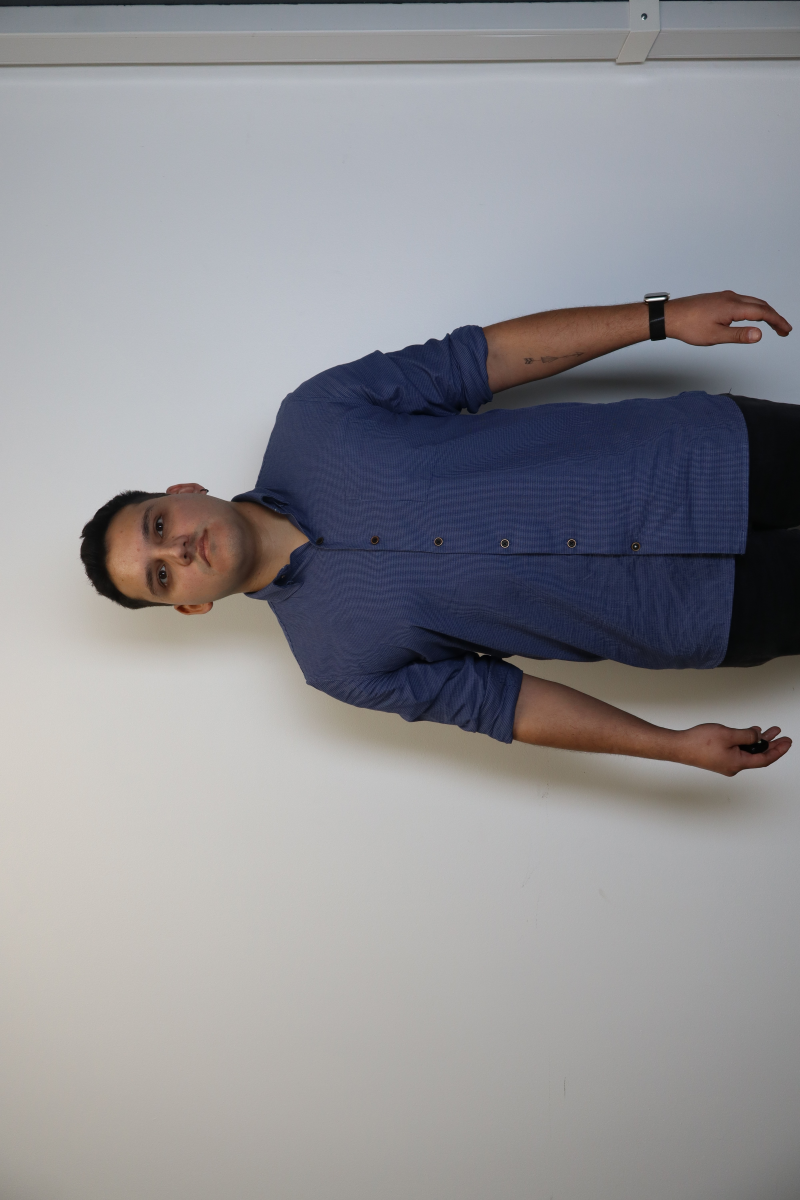
#> input picture input/original_volteado/0002.jpg, 4000 x 6000 px, found by its file name (shown at 1/5 size)
$ python stitching3.py --input input/original_volteado/0002.jpg --output out.png
#> lines starting #> are read from the running program, lines starting #| are printed output that depends on the picture
import cv2
import os
import imutils
import numpy as np
import argparse

class Stitcher:
    def __init__(self):
        self.isv3 = imutils.is_cv3(or_better=True)

    def stitch(self, images, ratio=0.75, reprojThresh=5.0, showMatches=False, minKeypoints=4):
        (imageB, imageA) = images
        (kpsA, featuresA) = self.detectAndDescribe(imageA)
        (kpsB, featuresB) = self.detectAndDescribe(imageB)

        heightA, widthA = imageA.shape[:2]
        heightB, widthB = imageB.shape[:2]
        centerA_x = widthA // 2
        centerB_x = widthB // 2
        valid_indices_A = []
        valid_indices_B = []

        for i, kp in enumerate(kpsA):
            x = kp[0]
            if centerA_x - 2000 <= x <= centerA_x + 2000:
                valid_indices_A.append(i)
        for i, kp in enumerate(kpsB):
            x = kp[0]
            if centerB_x - 2000 <= x <= centerB_x + 2000:
                valid_indices_B.append(i)

        self.kpsA = kpsA[valid_indices_A]
        self.featuresA = featuresA[valid_indices_A]
        self.kpsB = kpsB[valid_indices_B]
        self.featuresB = featuresB[valid_indices_B]

        if len(self.kpsA) < minKeypoints or len(kpsB) < minKeypoints:
            print("No se detectaron suficientes puntos clave.")
            return None

        #Encontrar puntos de interes
        M = self.matchKeypoints(self.kpsA, self.kpsB, self.featuresA, self.featuresB, ratio, reprojThresh)
        if M is None:
            print("No se encontraron suficientes coincidencias para unir las imágenes.")
            return None
        (matches, H, status) = M
        result_width  = max(widthA + widthB, widthA * 2)
        result_height = max(heightA + heightB, heightA * 2)
        result = cv2.warpPerspective(imageA, H, (result_width, result_height))
        # if H.shape == (2, 3):  #transformación afín
        #     result = cv2.warpAffine(imageA, H, (result_width, result_height))
        # else:  #homografía
        #     result = cv2.warpPerspective(imageA, H, (result_width, result_height))

        y_offset, x_offset = heightB, widthB
        result[0:y_offset, 0:x_offset] = imageB
        gray = cv2.cvtColor(result, cv2.COLOR_BGR2GRAY)
        _, thresh = cv2.threshold(gray, 1, 255, cv2.THRESH_BINARY)
        contours, _ = cv2.findContours(thresh, cv2.RETR_EXTERNAL, cv2.CHAIN_APPROX_SIMPLE)
        x, y, w, h = cv2.boundingRect(contours[0])
        result = result[y:y+h, x:x+w]

        if showMatches:
            vis = self.drawMatches(imageA, imageB, self.kpsA, kpsB, matches, status)
            return (result, vis)
        return result


    # [12 lines of commented-out code are left out]

    def detectAndDescribe(self, image):
        gray = cv2.cvtColor(image, cv2.COLOR_BGR2GRAY)
        descriptor = cv2.ORB_create(nfeatures=2000)
        kps, features = descriptor.detectAndCompute(gray, None)
        kps = np.float32([kp.pt for kp in kps])
        return (kps, features)

    # [6 lines left out: function detectAndDescribe2, not called in this run]

    def matchKeypoints(self, kpsA, kpsB, featuresA, featuresB, ratio, reprojThresh):
        matcher = cv2.DescriptorMatcher_create("BruteForce")
        rawMatches = matcher.knnMatch(featuresA, featuresB, 2)
        matches = []
        for m in rawMatches:
            if len(m) == 2 and m[0].distance < m[1].distance * ratio:
                matches.append((m[0].trainIdx, m[0].queryIdx))

        if len(matches) > 4:
            ptsA = np.float32([kpsA[i] for (_, i) in matches])
            ptsB = np.float32([kpsB[i] for (i, _) in matches])
            (H, status) = cv2.findHomography(ptsA, ptsB, cv2.RANSAC, reprojThresh)
            return (matches, H, status)
        return None

    # [22 lines left out: functions matchKeypoints2, drawMatches, not called in this run]

def load_and_resize_images(folder, new_width):
    images = []
    filenames = ["0002.jpg", "0003.jpg", "0004.jpg"]
    #filenames = ["0001.jpg", "0002.jpg", "0003.jpg"]
    for filename in filenames:
        filepath = os.path.join(folder, filename)
        img = cv2.imread(filepath)
        if img is None:
            print(f"Error al cargar la imagen: {filename}. Saltando.")
            continue
        new_size = (new_width, int(img.shape[0] * new_width / img.shape[1]))
        img = cv2.resize(img, new_size, interpolation=cv2.INTER_AREA)
        images.append(img)
    return images

# [16 lines left out: function crop_black_borders, not called in this run]

def main():
    parser = argparse.ArgumentParser(description="Unir imágenes utilizando stitching.")
    parser.add_argument("--input", type=str, required=True, help="Ruta de la carpeta de entrada.")
    parser.add_argument("--output", type=str, required=True, help="Ruta de la carpeta de salida.")
    args = parser.parse_args()

    folder = args.input
    output_folder = args.output
    new_width = 1024
    print(f"Directorio de entrada: {folder}")
    print(f"Directorio de salida: {output_folder}")
    images = load_and_resize_images(folder, new_width)
#> in load_and_resize_images, img is the input picture: shape (6000, 4000, 3); mean B, G, R 148, 144.2, 144.7
#> pass 3 of the loop in load_and_resize_images, `for filename in filenames:`:
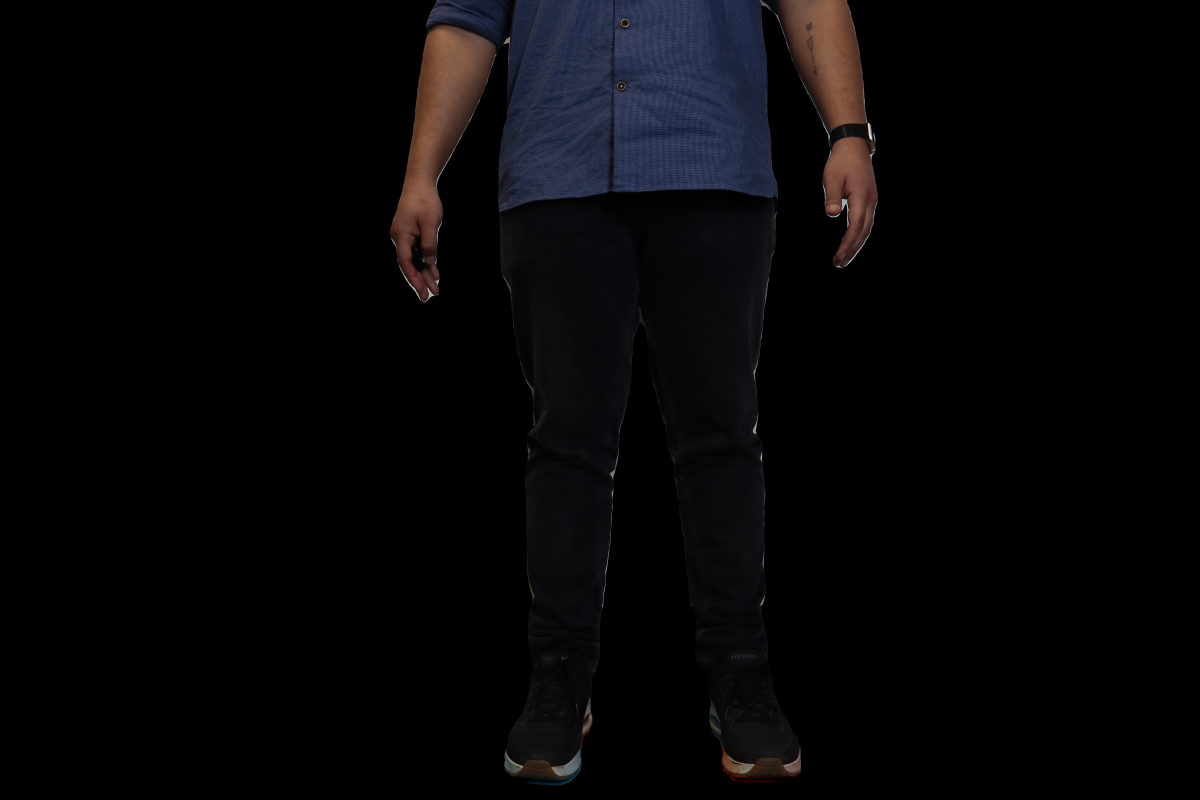
#> input picture input/147_yolo/1/0004.jpg, 6000 x 4000 px, found by its file name (shown at 1/5 size)
#> in load_and_resize_images, img is the input picture: shape (4000, 6000, 3); mean B, G, R 7.1, 5.8, 6.4
#> in load_and_resize_images, `img = cv2.resize(img, new_size, interpolation=cv2.INTER_AREA)`:
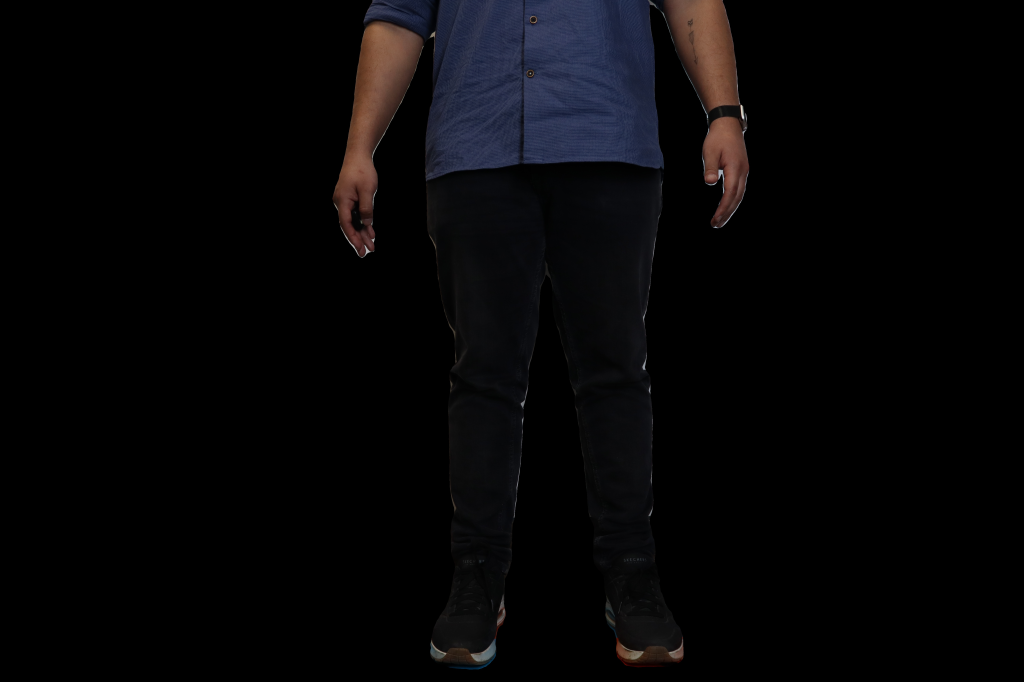
#> img: shape (682, 1024, 3); mean B, G, R 7.1, 5.8, 6.4
#> images = 3 items
    if len(images) < 2:
        print("No hay suficientes imagenes para unir. Saliendo.")
        return
    stitcher = Stitcher()
    (result12, vis12) = stitcher.stitch([images[1], images[2]], showMatches=True)
#> in detectAndDescribe, `gray = cv2.cvtColor(image, cv2.COLOR_BGR2GRAY)`:
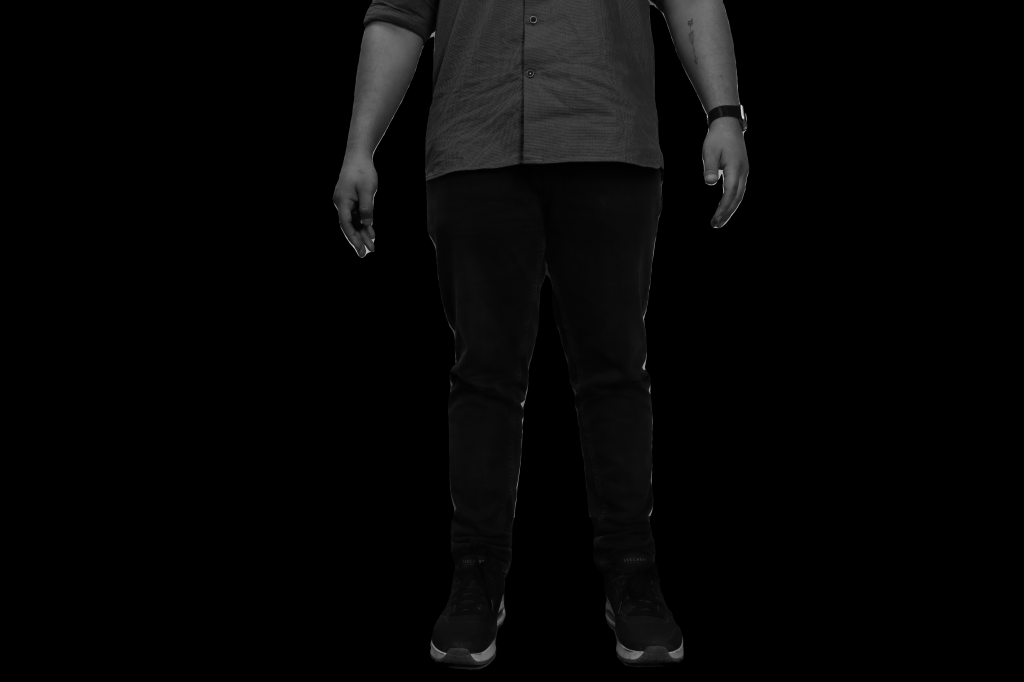
#> gray: shape (682, 1024); min 0, max 223, mean 6.1
#> in detectAndDescribe, `kps, features = descriptor.detectAndCompute(gray, None)`: kps = 778 keypoints; strongest (x, y, size): (368, 251, 31), (366, 252, 31), (741, 107, 31), (367, 251, 37.2)
#> in detectAndDescribe, `kps = np.float32([kp.pt for kp in kps])`: kps = 778 pairs, first value 332 to 748, second value 31 to 650
#> in stitch, `(kpsA, featuresA) = self.detectAndDescribe(imageA)`: kpsA has the same summary as kps in detectAndDescribe
#> in detectAndDescribe (call 2), `gray = cv2.cvtColor(image, cv2.COLOR_BGR2GRAY)`:
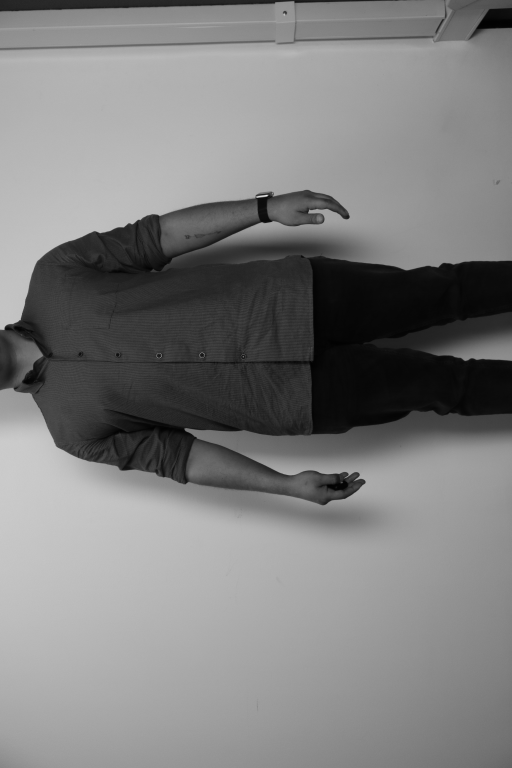
#> gray: shape (1536, 1024) (shown at 1/2 size); min 1, max 249, mean 126.7
#> in detectAndDescribe (call 2), `kps, features = descriptor.detectAndCompute(gray, None)`: kps = 1063 keypoints; strongest (x, y, size): (533, 391, 31), (533, 390, 37.2), (514, 394, 31), (511, 392, 31)
#> in detectAndDescribe (call 2), `kps = np.float32([kp.pt for kp in kps])`: kps = 1063 pairs, first value 34 to 966, second value 32 to 1010
#> in stitch, `(kpsB, featuresB) = self.detectAndDescribe(imageB)`: kpsB has the same summary as kps in detectAndDescribe
#> the loop in stitch, `for i, kp in enumerate(kpsA):` made 778 passes
#> (kp, x) on passes 1 to 3: ([364, 31], 364), ([691, 32], 691), ([434, 33], 434)
#> after the loop in stitch, `for i, kp in enumerate(kpsA):`: valid_indices_A = 778 values from 0 to 777
#> the loop in stitch, `for i, kp in enumerate(kpsB):` made 1063 passes
#> (kp, x) on passes 1 to 3: ([887, 32], 887), ([891, 34], 891), ([886, 39], 886)
#> after the loop in stitch, `for i, kp in enumerate(kpsB):`: valid_indices_B = 1063 values from 0 to 1062
#> in stitch, `self.kpsA = kpsA[valid_indices_A]`: self.kpsA = 778 pairs, first value 332 to 748, second value 31 to 650
#> in stitch, `self.kpsB = kpsB[valid_indices_B]`: self.kpsB has the same summary as kps in detectAndDescribe
#> in matchKeypoints, `rawMatches = matcher.knnMatch(featuresA, featuresB, 2)`: rawMatches = 778 matches
#> after the loop in matchKeypoints, `for m in rawMatches:`: matches = [(431, 85), (556, 131), (693, 349), (641, 599)]
    (result123, vis123) = stitcher.stitch([images[0], result12], showMatches=True)

    if result123 is not None:
        result_cropped = crop_black_borders(result123)
        result_cropped2 = result_cropped[:, :images[0].shape[1]]
        if not os.path.exists(output_folder):
            os.makedirs(output_folder)
        output_path = os.path.join(output_folder, "144_1.jpg")
        cv2.imwrite(output_folder + "vis_match1.jpg", vis12)
        cv2.imwrite(output_folder + "vis_match2.jpg", vis123)
        cv2.imwrite(output_path, result_cropped2)
        print(f"Imagen guardada en: {output_path}")
    else:
        print("No se pudo generar la imagen resultante.")

if __name__ == "__main__":
#> (the run stopped early here; a loop or call above may not have finished)
